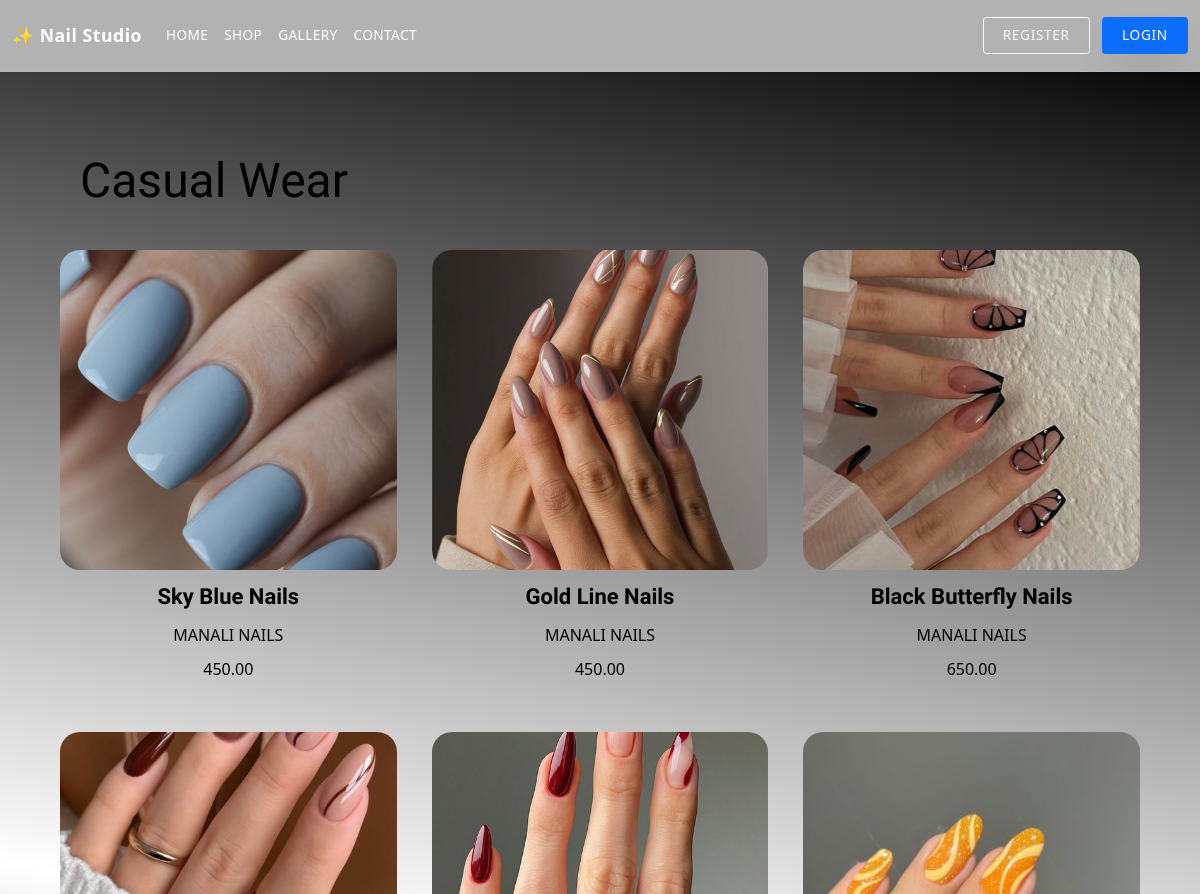
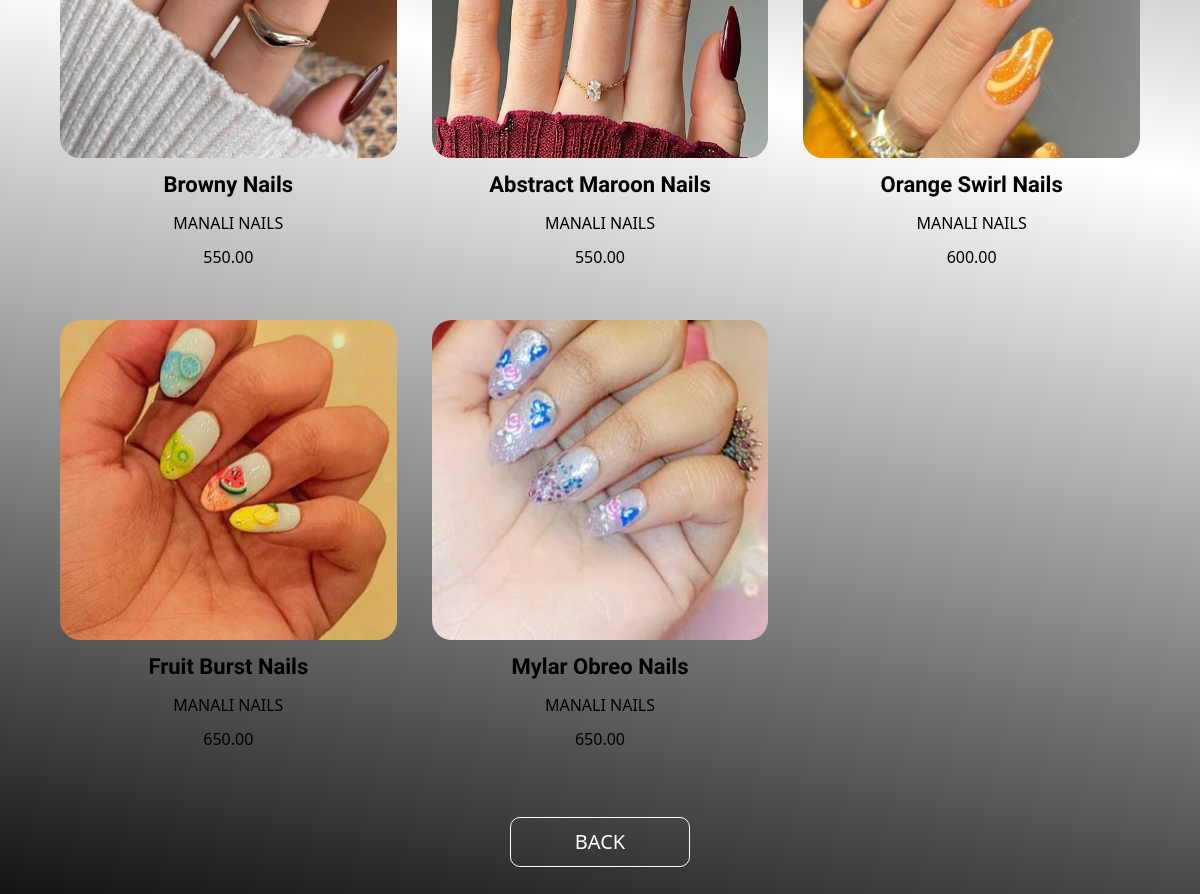
/wear/, run on the app's committed database (2 pictures, top to bottom).
### demo/models.py (models this page shows, shortened)
class Product(models.Model):
    name = models.CharField(max_length=200)
    brand = models.CharField(max_length=200, default="MANALI NAILS")
    image = models.ImageField(upload_to='images/')
    price = models.DecimalField(max_digits=10, decimal_places=2, default=0.00)

### demo/views.py (the view)
# urls.py: path('wear/',views.wear,name='wear'),
def wear(request):
    products = Product.objects.all()
    return render(request , 'wear.html' , {'products': products[41:49]})

### demo/templates/wear.html
{% extends "base.html" %}
{% load static %}
{% block extra_css %}
<link rel="stylesheet" href="{% static 'css/wear.css' %}">
{% endblock %}
{% block content %}
<div class="seller-section">
    <h1 class="seller-title">Casual Wear</h1>
    <div class="seller-grid">
        {% for product in products %}
        <div class="seller-card">
            <a href="{% url 'details' product.id %}">
                <img class="seller-image" src="{{ product.image.url }}" alt="{{ product.name }}">
            </a>
            <p class="seller-name"><b>{{ product.name }}</b></p>
            <p class="seller-brand">{{ product.brand }}</p>
            <p class="seller-price">{{ product.price }}</p>
        </div>
        {% endfor %}
    </div>
    <div class="btn-wrapper">
        <a href="{% url 'shop' %}">
            <button class="shop-btn">BACK</button>
        </a>
    </div>
</div>
{% endblock %}

### demo/static/css/base.css (style rules this page uses)
:root { --color-bg: #f8f5f7; --color-surface: #ffffff; --color-surface-dark: #0d0d0d; --color-text: #1f1f1f; --color-text-muted: #5b5b5b; --color-accent: #f06292; --color-accent-dark: #b71c5c; --color-border: rgba(15, 15, 15, 0.08); --shadow-soft: 0 20px 40px rgba(15, 15, 15, 0.08); --shadow-card: 0 25px 60px rgba(14, 8, 30, 0.14); --nav-height: 72px; --max-width: 1200px; }
*, *::before, *::after { box-sizing: border-box; }
html { font-size: 16px; scroll-behavior: smooth; }
body { margin: 0; min-height: 100vh; font-family: "Inter", "Poppins", "Libre Baskerville", system-ui, -apple-system, BlinkMacSystemFont, "Segoe UI", sans-serif; background: var(--color-bg); color: var(--color-text); line-height: 1.6; -webkit-font-smoothing: antialiased; }
img, picture { max-width: 100%; display: block; height: auto; border-radius: inherit; }
a { color: inherit; text-decoration: none; }
button, input, textarea, select { font: inherit; color: inherit; }

### demo/static/css/wear.css (style rules this page uses)
.seller-section { background: linear-gradient(10deg, rgba(1, 1, 1, 1) 0%, rgba(255, 255, 255, 1) 50%, rgba(10, 10, 10, 1) 100%); padding: 80px 20px 100px; color: black; }
.seller-title { font-size: 48px; font-family: "Quintessential", serif; margin-left: 60px; margin-bottom: 40px; }
.seller-grid { display: grid; grid-template-columns: repeat(auto-fit, minmax(260px, 1fr)); gap: 35px; padding: 0 40px; }
.seller-card { text-align: center; }
.seller-image { width: 100%; height: 320px; object-fit: cover; border-radius: 20px; transition: 0.4s; }
.seller-name { font-size: 22px; font-family: "Quintessential", serif; margin-top: 10px; }
.seller-brand, .seller-price { margin-top: -6px; font-size: 16px; }
.btn-wrapper { text-align: center; margin-top: 50px; }
.shop-btn { background: transparent; height: 50px; width: 180px; font-size: 20px; border-radius: 10px; color: white; border: 1px solid white; cursor: pointer; transition: 0.3s; }

### data on the page
Product: image (picture), name "Sky Blue Nails", brand "MANALI NAILS", price "450.00"
Product: image (picture), name "Gold Line Nails", brand "MANALI NAILS", price "450.00"
Product: image (picture), name "Black Butterfly Nails", brand "MANALI NAILS", price "650.00"
Product: image (picture), name "Browny Nails", brand "MANALI NAILS", price "550.00"
Product: image (picture), name "Abstract Maroon Nails", brand "MANALI NAILS", price "550.00"
Product: image (picture), name "Orange Swirl Nails", brand "MANALI NAILS", price "600.00"
Product: image (picture), name "Fruit Burst Nails", brand "MANALI NAILS", price "650.00"
Product: image (picture), name "Mylar Obreo Nails", brand "MANALI NAILS", price "650.00"
